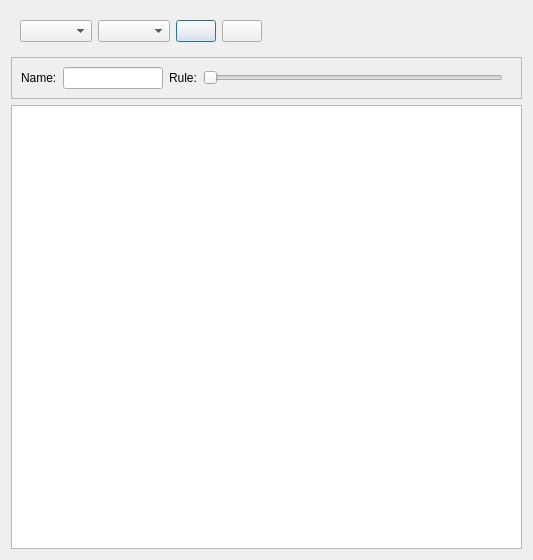
<?xml version="1.0" encoding="UTF-8"?>
<ui version="4.0">
 <class>Cells</class>
 <widget class="QDialog" name="Cells">
  <property name="geometry">
   <rect>
    <x>0</x>
    <y>0</y>
    <width>533</width>
    <height>560</height>
   </rect>
  </property>
  <property name="windowTitle">
   <string>Cells</string>
  </property>
  <layout class="QGridLayout" name="gridLayout">
   <item row="0" column="0">
    <widget class="QWidget" name="widget" native="true">
     <layout class="QHBoxLayout" name="horizontalLayout">
      <item>
       <widget class="QComboBox" name="combo_index">
        <property name="toolTip">
         <string>Node Index</string>
        </property>
       </widget>
      </item>
      <item>
       <widget class="QComboBox" name="combo_type"/>
      </item>
      <item>
       <widget class="QPushButton" name="push_add">
        <property name="toolTip">
         <string>Add Node</string>
        </property>
        <property name="text">
         <string/>
        </property>
        <property name="icon">
         <iconset theme="list-add">
          <normaloff>.</normaloff>.</iconset>
        </property>
       </widget>
      </item>
      <item>
       <widget class="QPushButton" name="push_remove">
        <property name="toolTip">
         <string>Remove Node</string>
        </property>
        <property name="text">
         <string/>
        </property>
        <property name="icon">
         <iconset theme="list-remove">
          <normaloff>.</normaloff>.</iconset>
        </property>
       </widget>
      </item>
      <item>
       <spacer name="spacer">
        <property name="orientation">
         <enum>Qt::Horizontal</enum>
        </property>
        <property name="sizeHint" stdset="0">
         <size>
          <width>40</width>
          <height>20</height>
         </size>
        </property>
       </spacer>
      </item>
     </layout>
    </widget>
   </item>
   <item row="1" column="0">
    <widget class="QFrame" name="frame">
     <property name="frameShape">
      <enum>QFrame::StyledPanel</enum>
     </property>
     <property name="frameShadow">
      <enum>QFrame::Raised</enum>
     </property>
     <layout class="QHBoxLayout" name="horizontalLayout_2">
      <item>
       <widget class="QLabel" name="label_name">
        <property name="text">
         <string>Name:</string>
        </property>
       </widget>
      </item>
      <item>
       <widget class="QLineEdit" name="edit_name">
        <property name="minimumSize">
         <size>
          <width>100</width>
          <height>0</height>
         </size>
        </property>
        <property name="maximumSize">
         <size>
          <width>16777215</width>
          <height>16777215</height>
         </size>
        </property>
       </widget>
      </item>
      <item>
       <widget class="QLabel" name="labe_rule">
        <property name="text">
         <string>Rule:</string>
        </property>
       </widget>
      </item>
      <item>
       <widget class="QSlider" name="slider_rule">
        <property name="minimumSize">
         <size>
          <width>300</width>
          <height>0</height>
         </size>
        </property>
        <property name="orientation">
         <enum>Qt::Horizontal</enum>
        </property>
       </widget>
      </item>
      <item>
       <spacer name="spacer2">
        <property name="orientation">
         <enum>Qt::Horizontal</enum>
        </property>
        <property name="sizeHint" stdset="0">
         <size>
          <width>40</width>
          <height>20</height>
         </size>
        </property>
       </spacer>
      </item>
     </layout>
    </widget>
   </item>
   <item row="2" column="0">
    <widget class="QTableWidget" name="table"/>
   </item>
  </layout>
 </widget>
 <tabstops>
  <tabstop>table</tabstop>
 </tabstops>
 <resources/>
 <connections/>
 <slots>
  <slot>bla(int)</slot>
 </slots>
</ui>
